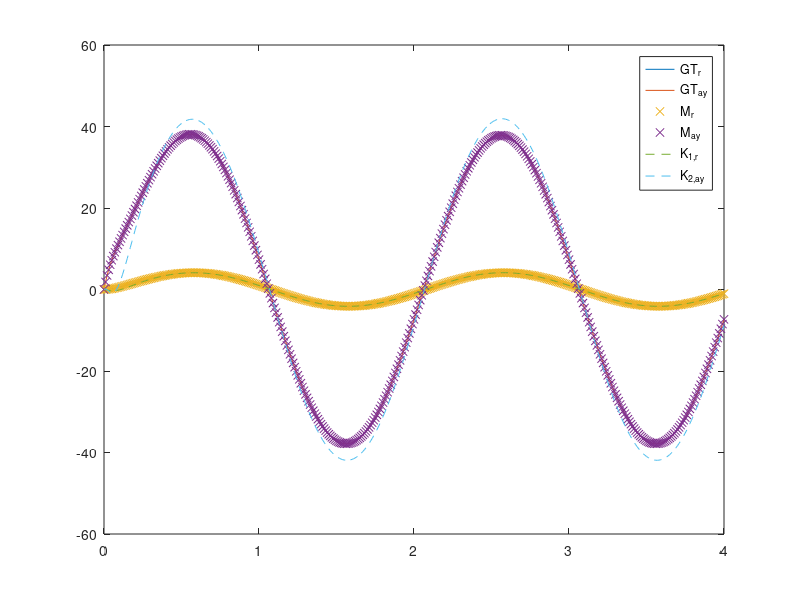
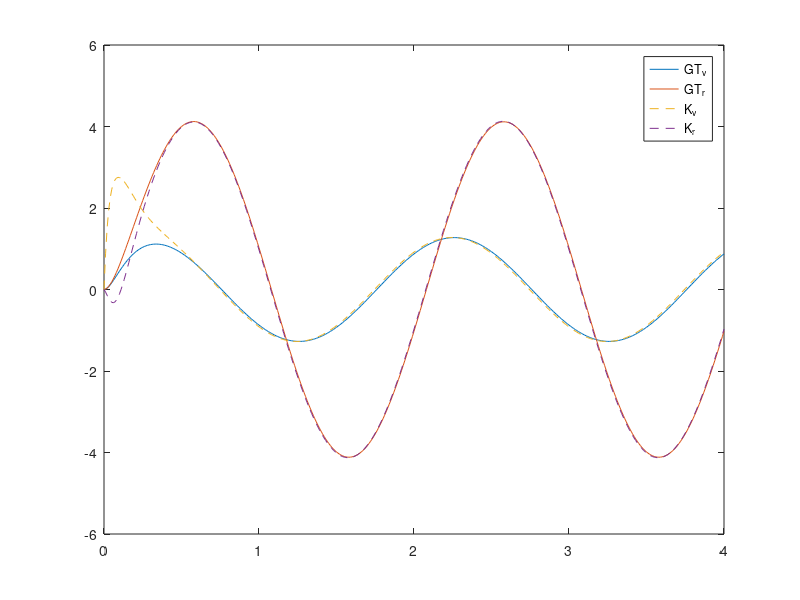
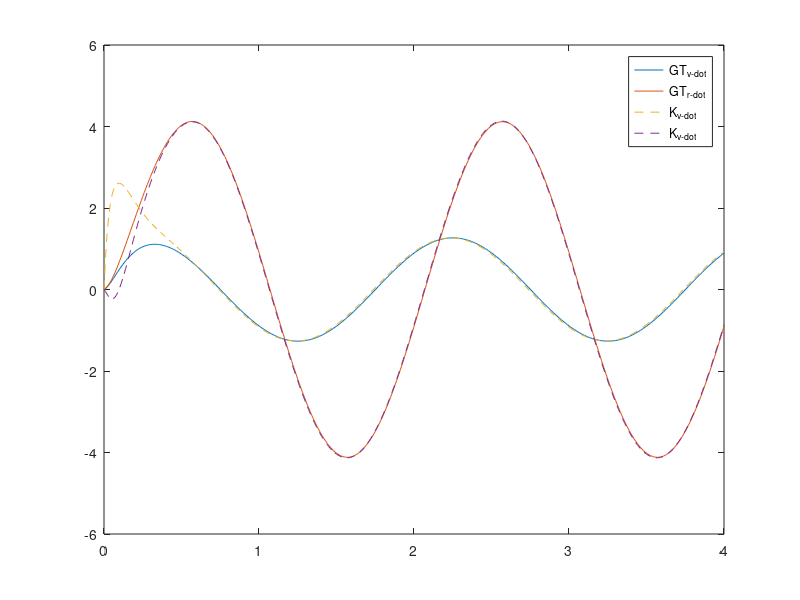
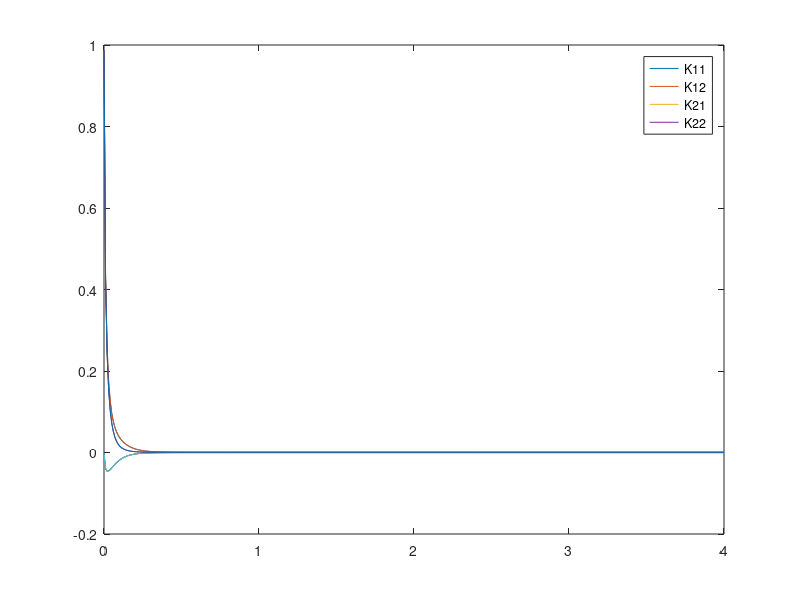

MATLAB code to generate these figures, in order:
% Define Simulation Parameters
dt = 0.01;
NoiseGain_r = 0.0;
NoiseGain_ay = 0.0;
CovarShape = [1 0; 0 1];

% Define Vehicle Parameters
cf = 80000;
cr = 80000;
I = 2114;
E_I = 0; % optional parameter error
b = 1.041;
a = 1.628;
m = 1251;
E_m = 0; % optional parameter error
u = 10;
E_u = 0; % optional parameter error



% Create time series with associated inputs
t = 0:dt:4;
% U = 5*(2*pi()/360)*ones(size(t));
U = sin(2*pi*0.5*t);

% Create system matrices
% Create initial state and covariance matrices
X_0 = [0;0];
P_0 = 1*CovarShape;

%Process error matrix
Q = 0.000001*CovarShape;

%Observation error matrix
R = 0.01*CovarShape;

% Ground truth bicycle model
A_GT = [-(cf+cr)/((m+E_m)*(u+E_u)) -(u+E_u)-(a*cf-b*cr)/((m+E_m)*(u+E_u));
        -(a*cf-b*cr)/((I+E_I)*(u+E_u)) -((a^2)*cf+(b^2)*cr)/((I+E_I)*(u+E_u)) ];
    
B_GT = [cf/(m+E_m); a*cf/(I+E_I)];

% Outputs IMU measures r and ay
% ay + v_dot + ru
C_GT = [0 1;
        A_GT(1,1) A_GT(1,2)+(u+E_u)];

% v_dot contribution from U
D_GT = [0; 
        B_GT(1)];

% Kalman bicycle model
A = [-(cf+cr)/((m)*(u)) -(u)-(a*cf-b*cr)/((m)*(u));
        -(a*cf-b*cr)/((I)*(u)) -((a^2)*cf+(b^2)*cr)/((I)*(u)) ];

B = [cf/(m); a*cf/(I)];

% Outputs are states 
C = [1 0;
     0 1];

% U does not change state
D = [0;
    0];


% Create continuous and discretized systems
sys = ss(A_GT,B_GT,C_GT,D_GT); % outputs IMU measurements for pseudo-measurements [r;ay]
sys_states = ss(A_GT,B_GT,[1 0;0 1],[0;0]); % Outputs system state [v;r]
ksys = ss(A,B,C,D); % Outputs states [v;r]
sysD = c2d(ksys,dt); 
Adt = sysD.A;
Bdt = sysD.B;
Cdt = sysD.C;
Ddt = sysD.D;



% Create ground truth and measurements series
y1 = lsim(sys_states,U,t); % state series from GT [v;r]
y2 = lsim(sys,U,t); % pseudo-IMU measurement series from GT [r;ay]


% Add gaussian white noise to the measurements series
y2n = [y2(:,1)+sqrt(NoiseGain_r)*randn(size(y2,1),1) y2(:,2)+sqrt(NoiseGain_ay)*randn(size(y2,1),1)]; 




% Create Kalman Loop
% Set initial values
X_k0 = X_0;
P_k0 = P_0;

% Hold Predictions Matrix
K_preds = zeros(size(y2n));
K_Xs = zeros(size(y2n));
K_dots = zeros(size(y2n));
GT_dots = zeros(size(y2n));
K11_gains = zeros(size(y2n));
K12_gains = zeros(size(y2n));
K21_gains = zeros(size(y2n));
K22_gains = zeros(size(y2n));
P_kps = zeros(size(y2n,1),4);
P_k0s = zeros(size(y2n,1),4);
for i = 1:size(U,2) % For every input
    
    
    % State Extrapolation
    % X_kp1 = A*X_k0 + B*U_k1 + w_k
    X_kp1 = Adt*X_k0 + Bdt*U(i);
    
    % P_kp = A*P_k0*A' + Qk
    P_kp = Adt*P_k0*transpose(Adt) + Q;
    P_kps(i,:) = [P_kp(1,:) P_kp(2,:)];
    
    % Determine Kalman Gain
    % K = (P_kp*C')/(C*P_kp*C' + R)
    K = (P_kp*transpose(Cdt))*inv(Cdt*P_kp*transpose(Cdt) + R);
    K11_gains(i,:) = K(1,1);
    K12_gains(i,:) = K(1,2);
    K21_gains(i,:) = K(2,1);
    K22_gains(i,:) = K(2,2);
    
    % State Correction
    % X_k1 = X_Kp1 + K[Y_k - C*X_kp]
    % must convert IMU measurement of r and ay to state [v;r] to determine
    % error/innovation between system extrapolation and measurement
    % implication
    % ay = v_dot + ru
    % v_dot = ay - ru
    % v_dot = A11*v + A12*r + B11*u
    % v = (v_dot - A12*r - B11*u)/(A11)
    % v = (ay - ru - A12*r - B11*U)/A11
    v_measured = (y2n(i,2) - y2n(i,1)*u - Adt(1,2)*y2n(i,1) - Bdt(1,1)*U(i))/Adt(1,1);
    
    X_k1 = X_kp1 + K*([v_measured;y2n(i,1)] - Cdt*X_kp1); % [v;r]measured - [v;r]extrapolated
    K_Xs(i,:) = X_k1;
    
    %         r             A11*v        A12*r                B11*U     r*u
    Y_k1 = [X_k1(2); Adt(1,1)*X_k1(1) + Adt(1,2)*X_k1(2) + Bdt(1)*U(i) + X_k1(2)*u]; % from corrected state determine kalman predicted measurement [r;ay]
    K_preds(i,:) = transpose(Y_k1); % [r;ay]
    k_pDot = Adt*X_k1 + Bdt*U(i);% Kalman prediction of state change
    K_dots(i,:) = transpose(k_pDot);
    GT_dot = Adt*transpose(y1(i,:)) + Bdt*U(i);
    GT_dots(i,:) = transpose(GT_dot);
    
    % Current Becomes Previous
    X_k0 = X_k1;
    P_k0 = (eye(2)-K*Cdt)*P_kp;
    P_k0s(i,:) = [P_k0(1,:) P_k0(2,:)]; 
end


% Plot ground truth and noisy measurements and kalman predictions
figure('Name','Kalman Predicted Measurements vs time')
plot(t,y2,'-');
hold on
plot(t,y2n,'x');
plot(t,K_preds,'--')
legend('GT_r','GT_a_y','M_r','M_a_y','K_1_,_r','K_2_,_a_y');

figure('Name','Kalman Predicted States vs time')
plot(t,y1,'-');
hold on
plot(t,K_Xs,'--');
legend('GT_v','GT_r','K_v','K_r');

figure('Name','Kalman Predicted Dots vs time')
plot(t,GT_dots,'-')
hold on
plot(t,K_dots,'--')
legend('GT_v_-_d_o_t','GT_r_-_d_o_t','K_v_-_d_o_t','K_v_-_d_o_t')


figure('Name','Kalman Gain vs time')
plot(t,K11_gains)
hold on
plot(t,K12_gains)
plot(t,K21_gains)
plot(t,K22_gains)
legend('K11','K12','K21','K22')

figure('Name','P_kp vs time')
plot(t,P_kps)

figure('Name','P_k0 vs time')
plot(t,P_k0s)